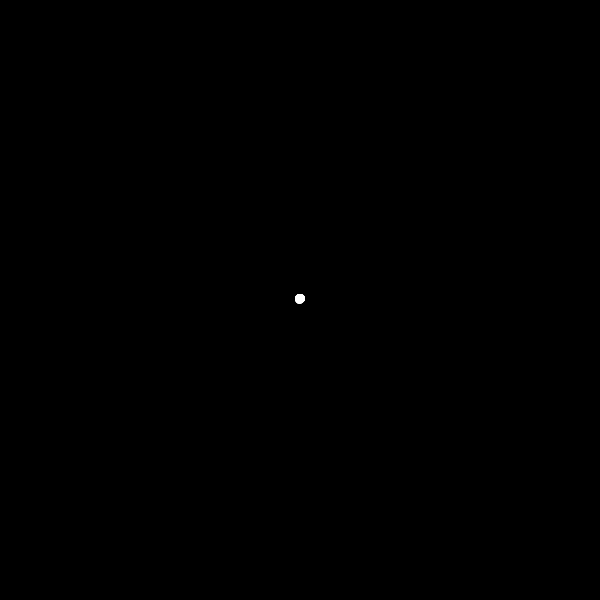
Frame 1 (no input)
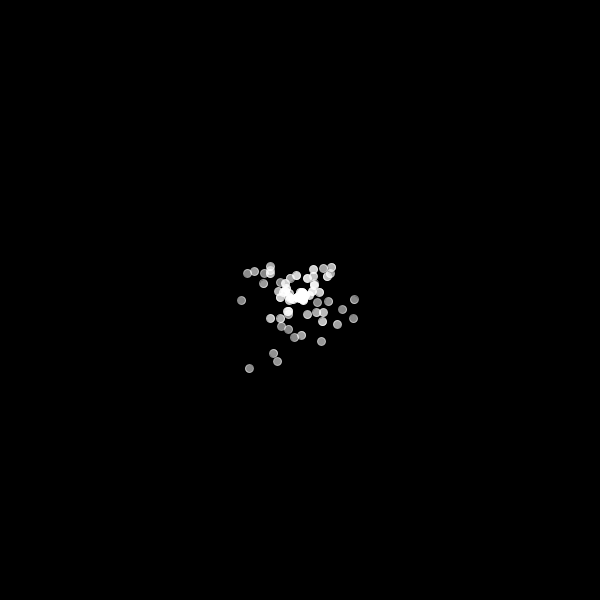
Frame 60 (the mouse pressed at the canvas centre just before this capture)
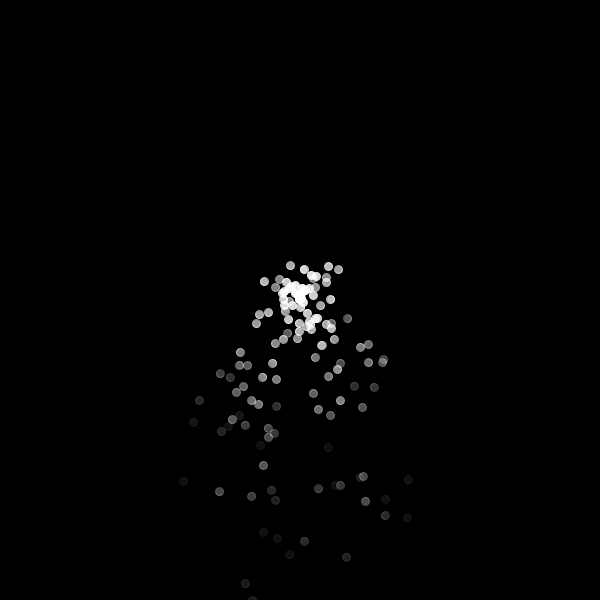
Frame 120 (the mouse held since frame 60 and released just before this capture)

The Processing sketch that drew these frames (run headless with seeded random() and noise(); from frame 60 on, the mouse is pressed at the canvas centre):

// Processing sketch: array_particles
// ── array_particles.pde
import java.util.*;

int total = 10;

ArrayList<Particle> plist = new ArrayList<Particle>();

void setup() {
  size(600, 600);
  for (int i = 0; i < total; i++) {
    PVector location = new PVector(width/2, height/2);
    plist.add(new Particle(location));
  }
}

void draw() {
  background(0);

  PVector location = new PVector(width/2, height/2);
  plist.add(new Particle(location));
  Iterator<Particle> it = plist.iterator();

  while(it.hasNext()){
    Particle p = it.next();
    p.run();

    if (p.isDead()) {
      it.remove();
    }
  }
}

class Particle {
  PVector location;
  PVector velocity;
  PVector acceleration;
  float lifespan = 255.0;

  Particle(PVector l) {
    location = l;
    velocity = new PVector(random(-1, 1), random(-2, 0));
    acceleration = new PVector(0, 0.05);
  }

  void run() {
    update();
    display();
  }

  void update() {
    velocity.add(acceleration);
    location.add(velocity);
    lifespan -= 2.0;
  }

  void display() {
    stroke(255,lifespan);
    fill(255,lifespan);
    ellipse(location.x,location.y,8,8);
  }

  boolean isDead() {
    return lifespan < 0.0;
  }
}
